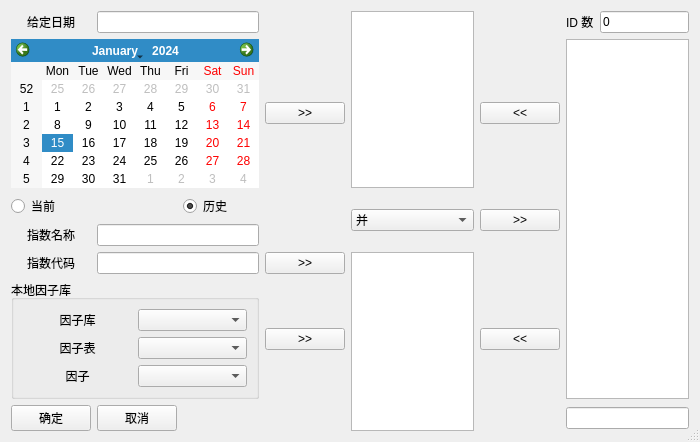
<?xml version="1.0" encoding="UTF-8"?>
<ui version="4.0">
 <class>IDSetupDlg</class>
 <widget class="QDialog" name="IDSetupDlg">
  <property name="geometry">
   <rect>
    <x>0</x>
    <y>0</y>
    <width>700</width>
    <height>429</height>
   </rect>
  </property>
  <property name="focusPolicy">
   <enum>Qt::ClickFocus</enum>
  </property>
  <property name="windowTitle">
   <string>ID 设置</string>
  </property>
  <property name="sizeGripEnabled">
   <bool>true</bool>
  </property>
  <layout class="QGridLayout" name="gridLayout_2">
   <item row="0" column="0">
    <widget class="QLabel" name="label">
     <property name="text">
      <string>&lt;html&gt;&lt;head/&gt;&lt;body&gt;&lt;p align=&quot;center&quot;&gt;给定日期&lt;/p&gt;&lt;/body&gt;&lt;/html&gt;</string>
     </property>
     <property name="buddy">
      <cstring>DateEdit</cstring>
     </property>
    </widget>
   </item>
   <item row="0" column="1" colspan="2">
    <widget class="QLineEdit" name="DateEdit">
     <property name="focusPolicy">
      <enum>Qt::ClickFocus</enum>
     </property>
    </widget>
   </item>
   <item row="0" column="4" rowspan="2">
    <widget class="QListWidget" name="ID1ListWidget">
     <property name="contextMenuPolicy">
      <enum>Qt::ActionsContextMenu</enum>
     </property>
     <property name="selectionMode">
      <enum>QAbstractItemView::ExtendedSelection</enum>
     </property>
    </widget>
   </item>
   <item row="0" column="6">
    <widget class="QLabel" name="label_7">
     <property name="text">
      <string>ID 数</string>
     </property>
    </widget>
   </item>
   <item row="0" column="7">
    <widget class="QLineEdit" name="IDNumEdit">
     <property name="text">
      <string>0</string>
     </property>
     <property name="readOnly">
      <bool>true</bool>
     </property>
    </widget>
   </item>
   <item row="1" column="0" colspan="3">
    <widget class="QCalendarWidget" name="DateCalendar">
     <property name="focusPolicy">
      <enum>Qt::NoFocus</enum>
     </property>
     <property name="firstDayOfWeek">
      <enum>Qt::Monday</enum>
     </property>
     <property name="gridVisible">
      <bool>false</bool>
     </property>
    </widget>
   </item>
   <item row="1" column="3">
    <widget class="QPushButton" name="SelectID1Button">
     <property name="focusPolicy">
      <enum>Qt::NoFocus</enum>
     </property>
     <property name="text">
      <string>&gt;&gt;</string>
     </property>
    </widget>
   </item>
   <item row="1" column="5">
    <widget class="QPushButton" name="IDToID1Button">
     <property name="focusPolicy">
      <enum>Qt::NoFocus</enum>
     </property>
     <property name="text">
      <string>&lt;&lt;</string>
     </property>
    </widget>
   </item>
   <item row="1" column="6" rowspan="5" colspan="2">
    <widget class="QListWidget" name="IDListWidget">
     <property name="contextMenuPolicy">
      <enum>Qt::ActionsContextMenu</enum>
     </property>
     <property name="selectionMode">
      <enum>QAbstractItemView::ExtendedSelection</enum>
     </property>
    </widget>
   </item>
   <item row="2" column="0">
    <widget class="QRadioButton" name="CurrentRadioButton">
     <property name="focusPolicy">
      <enum>Qt::NoFocus</enum>
     </property>
     <property name="text">
      <string>当前</string>
     </property>
    </widget>
   </item>
   <item row="2" column="2">
    <widget class="QRadioButton" name="HistoryRadioButton">
     <property name="focusPolicy">
      <enum>Qt::NoFocus</enum>
     </property>
     <property name="text">
      <string>历史</string>
     </property>
     <property name="checked">
      <bool>true</bool>
     </property>
    </widget>
   </item>
   <item row="2" column="4" rowspan="2">
    <widget class="QComboBox" name="CombineComboBox">
     <property name="focusPolicy">
      <enum>Qt::NoFocus</enum>
     </property>
     <item>
      <property name="text">
       <string>并</string>
      </property>
     </item>
     <item>
      <property name="text">
       <string>交</string>
      </property>
     </item>
     <item>
      <property name="text">
       <string>上差下</string>
      </property>
     </item>
     <item>
      <property name="text">
       <string>下差上</string>
      </property>
     </item>
     <item>
      <property name="text">
       <string>对称差</string>
      </property>
     </item>
     <item>
      <property name="text">
       <string>只取上</string>
      </property>
     </item>
     <item>
      <property name="text">
       <string>只取下</string>
      </property>
     </item>
    </widget>
   </item>
   <item row="2" column="5" rowspan="2">
    <widget class="QPushButton" name="SelectIDButton">
     <property name="focusPolicy">
      <enum>Qt::NoFocus</enum>
     </property>
     <property name="text">
      <string>&gt;&gt;</string>
     </property>
    </widget>
   </item>
   <item row="3" column="0">
    <widget class="QLabel" name="label_2">
     <property name="text">
      <string>&lt;html&gt;&lt;head/&gt;&lt;body&gt;&lt;p align=&quot;center&quot;&gt;指数名称&lt;/p&gt;&lt;/body&gt;&lt;/html&gt;</string>
     </property>
     <property name="buddy">
      <cstring>IndexNameEdit</cstring>
     </property>
    </widget>
   </item>
   <item row="3" column="1" colspan="2">
    <widget class="QLineEdit" name="IndexNameEdit">
     <property name="focusPolicy">
      <enum>Qt::ClickFocus</enum>
     </property>
     <property name="contextMenuPolicy">
      <enum>Qt::ActionsContextMenu</enum>
     </property>
    </widget>
   </item>
   <item row="4" column="0">
    <widget class="QLabel" name="label_3">
     <property name="text">
      <string>&lt;html&gt;&lt;head/&gt;&lt;body&gt;&lt;p align=&quot;center&quot;&gt;指数代码&lt;/p&gt;&lt;/body&gt;&lt;/html&gt;</string>
     </property>
     <property name="buddy">
      <cstring>IndexIDEdit</cstring>
     </property>
    </widget>
   </item>
   <item row="4" column="1" colspan="2">
    <widget class="QLineEdit" name="IndexIDEdit">
     <property name="focusPolicy">
      <enum>Qt::ClickFocus</enum>
     </property>
     <property name="contextMenuPolicy">
      <enum>Qt::ActionsContextMenu</enum>
     </property>
    </widget>
   </item>
   <item row="4" column="3">
    <widget class="QPushButton" name="SelectID2Button">
     <property name="focusPolicy">
      <enum>Qt::NoFocus</enum>
     </property>
     <property name="text">
      <string>&gt;&gt;</string>
     </property>
    </widget>
   </item>
   <item row="4" column="4" rowspan="3">
    <widget class="QListWidget" name="ID2ListWidget">
     <property name="contextMenuPolicy">
      <enum>Qt::ActionsContextMenu</enum>
     </property>
     <property name="selectionMode">
      <enum>QAbstractItemView::ExtendedSelection</enum>
     </property>
    </widget>
   </item>
   <item row="5" column="0" colspan="3">
    <widget class="QGroupBox" name="groupBox">
     <property name="title">
      <string>本地因子库</string>
     </property>
     <layout class="QGridLayout" name="gridLayout">
      <item row="0" column="0">
       <widget class="QLabel" name="label_4">
        <property name="text">
         <string>因子库</string>
        </property>
        <property name="alignment">
         <set>Qt::AlignCenter</set>
        </property>
       </widget>
      </item>
      <item row="0" column="1">
       <widget class="QComboBox" name="FDBComboBox"/>
      </item>
      <item row="1" column="0">
       <widget class="QLabel" name="label_5">
        <property name="text">
         <string>因子表</string>
        </property>
        <property name="alignment">
         <set>Qt::AlignCenter</set>
        </property>
       </widget>
      </item>
      <item row="1" column="1">
       <widget class="QComboBox" name="FTComboBox"/>
      </item>
      <item row="2" column="0">
       <widget class="QLabel" name="label_6">
        <property name="text">
         <string>因子</string>
        </property>
        <property name="alignment">
         <set>Qt::AlignCenter</set>
        </property>
       </widget>
      </item>
      <item row="2" column="1">
       <widget class="QComboBox" name="FComboBox"/>
      </item>
     </layout>
    </widget>
   </item>
   <item row="5" column="3">
    <widget class="QPushButton" name="LocalSelectID2Button">
     <property name="focusPolicy">
      <enum>Qt::NoFocus</enum>
     </property>
     <property name="text">
      <string>&gt;&gt;</string>
     </property>
    </widget>
   </item>
   <item row="5" column="5">
    <widget class="QPushButton" name="IDToID2Button">
     <property name="focusPolicy">
      <enum>Qt::NoFocus</enum>
     </property>
     <property name="text">
      <string>&lt;&lt;</string>
     </property>
    </widget>
   </item>
   <item row="6" column="0">
    <widget class="QPushButton" name="AcceptButton">
     <property name="focusPolicy">
      <enum>Qt::NoFocus</enum>
     </property>
     <property name="text">
      <string>确定</string>
     </property>
    </widget>
   </item>
   <item row="6" column="1">
    <widget class="QPushButton" name="RejectButton">
     <property name="focusPolicy">
      <enum>Qt::NoFocus</enum>
     </property>
     <property name="text">
      <string>取消</string>
     </property>
    </widget>
   </item>
   <item row="6" column="6" colspan="2">
    <widget class="QLineEdit" name="IDInputEdit">
     <property name="focusPolicy">
      <enum>Qt::StrongFocus</enum>
     </property>
    </widget>
   </item>
  </layout>
 </widget>
 <tabstops>
  <tabstop>DateEdit</tabstop>
  <tabstop>CurrentRadioButton</tabstop>
  <tabstop>HistoryRadioButton</tabstop>
  <tabstop>IndexNameEdit</tabstop>
  <tabstop>IndexIDEdit</tabstop>
  <tabstop>SelectID1Button</tabstop>
  <tabstop>ID1ListWidget</tabstop>
  <tabstop>DateCalendar</tabstop>
 </tabstops>
 <resources/>
 <connections/>
</ui>
